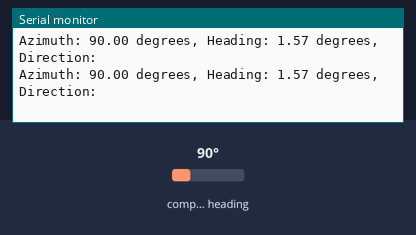
Simulated run of this sketch. Board: Arduino Uno, built with avr-gcc and run on an emulated ATmega328P. Parts: the last lines printed to the serial monitor. Inputs (shaded band) come from the test bench; at power-on: compass heading 90°.

Above: at 1.2 s.
1.3 s: compass heading set to 7°
At 1.34 s:
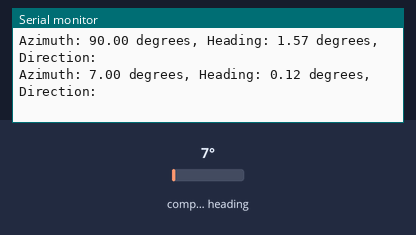
2.8 s: compass heading set to 180°
At 2.87 s:
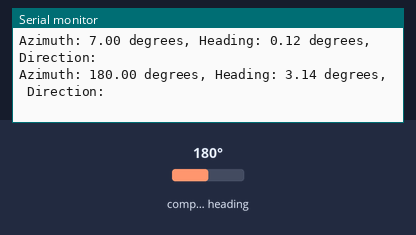
4.3 s: compass heading set to 90°
At 4.31 s:
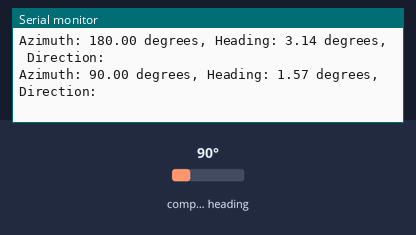
7.3 s: compass heading set to 269°
At 7.38 s:
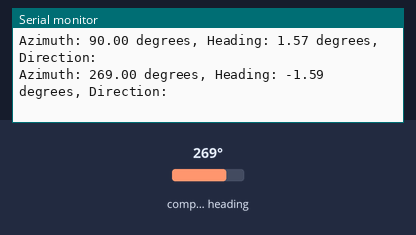
Timing chart, 0 to 10.3 s (numbered marks = the images above; inputs shaded):
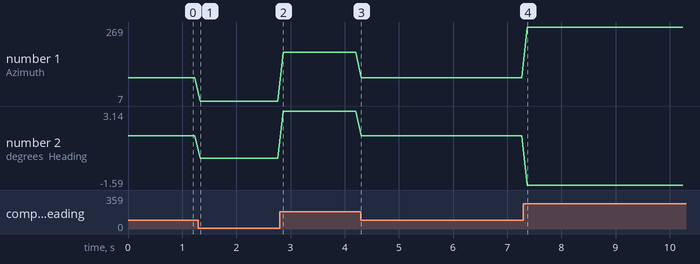

The sketch:

azimuth.ino
```cpp
#include <Wire.h>
#include <MechaQMC5883.h>

MechaQMC5883 qmc;

void setup() {
  Wire.begin();
  Serial.begin(9600);
  qmc.init();
  //qmc.setMode(Mode_Continuous,ODR_200Hz,RNG_2G,OSR_256);
}

void loop() {
  int x, y, z;
  float azimuth;

  // qmc.read(&x, &y, &z);
  // azimuth = qmc.azimuth(&x,&z);
  // int x, y, z, a;
  qmc.read(&x, &y, &z);
  float angle = atan2(y, x);

  // Convert azimuth to heading
  float heading = angle;  // Ensure heading is within [0, 360] degrees

  azimuth = qmc.azimuth(&y, &x);
  Serial.print("Azimuth: ");
  Serial.print(azimuth);
  Serial.print(" degrees, Heading: ");
  Serial.print(heading);
  Serial.println(" degrees, Direction: ");
  // Serial.println(direction);

  delay(100);
}
```

Measured:
- after the input at 1.3 s, the serial monitor: prints a new line at once (image 1)
- after the input at 2.8 s, the serial monitor: prints a new line after 0.07 s (image 2)
- after the input at 4.3 s, the serial monitor: prints a new line at once (image 3)
- after the input at 7.3 s, the serial monitor: prints a new line after 0.07 s (image 4)
- plotted number 1: 90 → 7 after the input at 1.3 s, 7 → 180 after the input at 2.8 s, 180 → 90 after the input at 4.3 s, 90 → 269 after the input at 7.3 s
- plotted number 2: 1.57 → 0.12 after the input at 1.3 s, 0.12 → 3.14 after the input at 2.8 s, 3.14 → 1.57 after the input at 4.3 s, 1.57 → -1.59 after the input at 7.3 s
